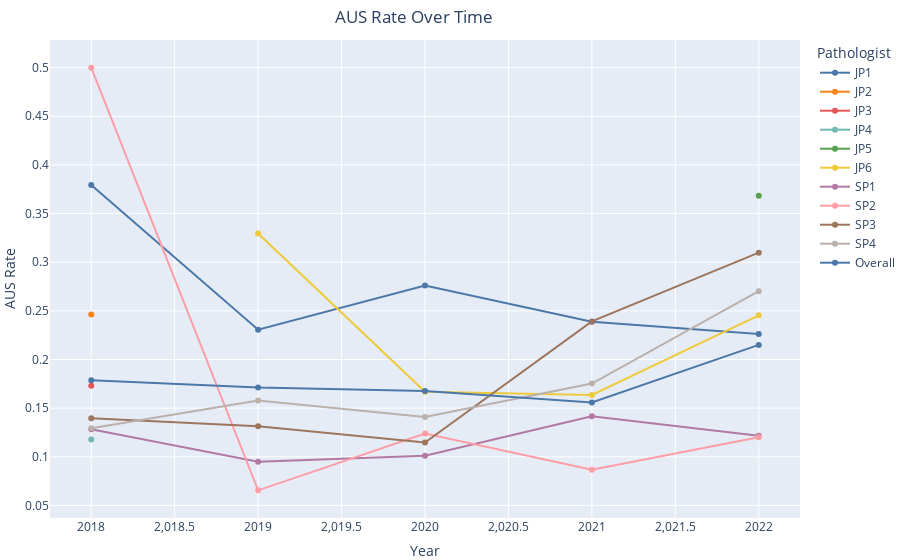

Source (notebook cell):
### Code cell
fig.show()

### Figure 1 — Plotly figure (JSON) as saved in the notebook; plotly's stock layout.template omitted (floating-point values rounded to 4 significant figures)
{"data": [{"hovertemplate": "Pathologist=JP1<br>Year=%{x}<br>Cat III Call Rate=%{y}<extra></extra>", "legendgroup": "JP1", "line": {"color": "#4C78A8", "dash": "solid"}, "marker": {"symbol": "circle"}, "mode": "markers+lines", "name": "JP1", "orientation": "v", "showlegend": true, "type": "scatter", "x": [2018, 2019, 2020, 2021, 2022], "xaxis": "x", "y": [0.3793, 0.2306, 0.276, 0.2389, 0.2263], "yaxis": "y"}, {"hovertemplate": "Pathologist=JP2<br>Year=%{x}<br>Cat III Call Rate=%{y}<extra></extra>", "legendgroup": "JP2", "line": {"color": "#F58518", "dash": "solid"}, "marker": {"symbol": "circle"}, "mode": "markers+lines", "name": "JP2", "orientation": "v", "showlegend": true, "type": "scatter", "x": [2018], "xaxis": "x", "y": [0.2464], "yaxis": "y"}, {"hovertemplate": "Pathologist=JP3<br>Year=%{x}<br>Cat III Call Rate=%{y}<extra></extra>", "legendgroup": "JP3", "line": {"color": "#E45756", "dash": "solid"}, "marker": {"symbol": "circle"}, "mode": "markers+lines", "name": "JP3", "orientation": "v", "showlegend": true, "type": "scatter", "x": [2018], "xaxis": "x", "y": [0.1729], "yaxis": "y"}, {"hovertemplate": "Pathologist=JP4<br>Year=%{x}<br>Cat III Call Rate=%{y}<extra></extra>", "legendgroup": "JP4", "line": {"color": "#72B7B2", "dash": "solid"}, "marker": {"symbol": "circle"}, "mode": "markers+lines", "name": "JP4", "orientation": "v", "showlegend": true, "type": "scatter", "x": [2018], "xaxis": "x", "y": [0.1176], "yaxis": "y"}, {"hovertemplate": "Pathologist=JP5<br>Year=%{x}<br>Cat III Call Rate=%{y}<extra></extra>", "legendgroup": "JP5", "line": {"color": "#54A24B", "dash": "solid"}, "marker": {"symbol": "circle"}, "mode": "markers+lines", "name": "JP5", "orientation": "v", "showlegend": true, "type": "scatter", "x": [2022], "xaxis": "x", "y": [0.3684], "yaxis": "y"}, {"hovertemplate": "Pathologist=JP6<br>Year=%{x}<br>Cat III Call Rate=%{y}<extra></extra>", "legendgroup": "JP6", "line": {"color": "#EECA3B", "dash": "solid"}, "marker": {"symbol": "circle"}, "mode": "markers+lines", "name": "JP6", "orientation": "v", "showlegend": true, "type": "scatter", "x": [2019, 2020, 2021, 2022], "xaxis": "x", "y": [0.3296, 0.1669, 0.1636, 0.2454], "yaxis": "y"}, {"hovertemplate": "Pathologist=SP1<br>Year=%{x}<br>Cat III Call Rate=%{y}<extra></extra>", "legendgroup": "SP1", "line": {"color": "#B279A2", "dash": "solid"}, "marker": {"symbol": "circle"}, "mode": "markers+lines", "name": "SP1", "orientation": "v", "showlegend": true, "type": "scatter", "x": [2018, 2019, 2020, 2021, 2022], "xaxis": "x", "y": [0.1283, 0.09497, 0.101, 0.1416, 0.1216], "yaxis": "y"}, {"hovertemplate": "Pathologist=SP2<br>Year=%{x}<br>Cat III Call Rate=%{y}<extra></extra>", "legendgroup": "SP2", "line": {"color": "#FF9DA6", "dash": "solid"}, "marker": {"symbol": "circle"}, "mode": "markers+lines", "name": "SP2", "orientation": "v", "showlegend": true, "type": "scatter", "x": [2018, 2019, 2020, 2021, 2022], "xaxis": "x", "y": [0.5, 0.0655, 0.124, 0.08676, 0.12], "yaxis": "y"}, {"hovertemplate": "Pathologist=SP3<br>Year=%{x}<br>Cat III Call Rate=%{y}<extra></extra>", "legendgroup": "SP3", "line": {"color": "#9D755D", "dash": "solid"}, "marker": {"symbol": "circle"}, "mode": "markers+lines", "name": "SP3", "orientation": "v", "showlegend": true, "type": "scatter", "x": [2018, 2019, 2020, 2021, 2022], "xaxis": "x", "y": [0.1396, 0.1313, 0.1148, 0.2391, 0.3099], "yaxis": "y"}, {"hovertemplate": "Pathologist=SP4<br>Year=%{x}<br>Cat III Call Rate=%{y}<extra></extra>", "legendgroup": "SP4", "line": {"color": "#BAB0AC", "dash": "solid"}, "marker": {"symbol": "circle"}, "mode": "markers+lines", "name": "SP4", "orientation": "v", "showlegend": true, "type": "scatter", "x": [2018, 2019, 2020, 2021, 2022], "xaxis": "x", "y": [0.1294, 0.1579, 0.141, 0.1753, 0.2703], "yaxis": "y"}, {"hovertemplate": "Pathologist=Overall<br>Year=%{x}<br>Cat III Call Rate=%{y}<extra></extra>", "legendgroup": "Overall", "line": {"color": "#4C78A8", "dash": "solid"}, "marker": {"symbol": "circle"}, "mode": "markers+lines", "name": "Overall", "orientation": "v", "showlegend": true, "type": "scatter", "x": [2018, 2019, 2020, 2021, 2022], "xaxis": "x", "y": [0.1786, 0.1711, 0.1676, 0.1557, 0.215], "yaxis": "y"}], "layout": {"autosize": true, "legend": {"title": {"text": "Pathologist"}, "tracegroupgap": 0}, "margin": {"b": 0, "l": 0, "pad": 0, "r": 0, "t": 40}, "title": {"text": "AUS Rate Over Time", "x": 0.46, "xanchor": "center", "y": 0.98, "yanchor": "top"}, "xaxis": {"anchor": "y", "domain": [0, 1], "title": {"text": "Year"}}, "yaxis": {"anchor": "x", "domain": [0, 1], "title": {"text": "AUS Rate"}}}}
